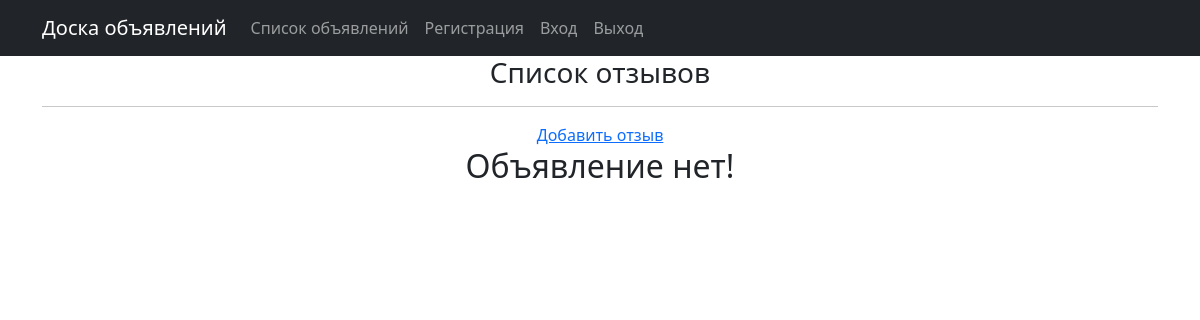
Before: /usersresponse/1 (signed in) with the older database file.
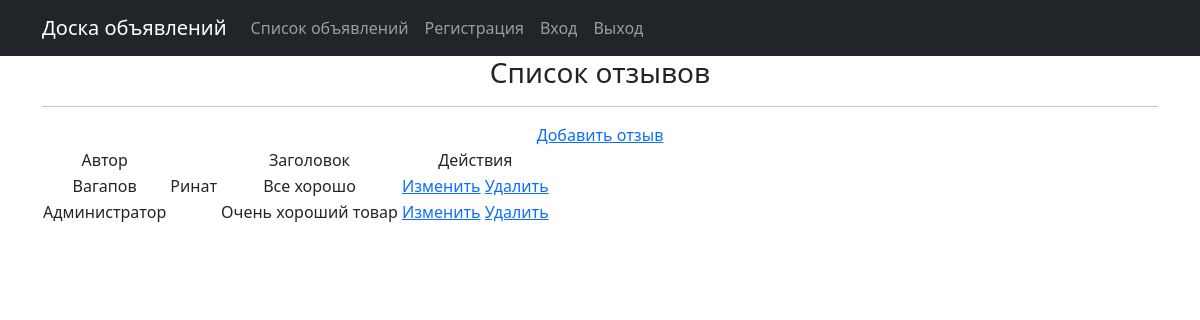
After: the same page with the newer database file.
### app/models.py (models this page shows)
class Usersresponse(models.Model):
    author = models.OneToOneField(User, on_delete=models.CASCADE)
    heading = models.TextField()
    status = models.BooleanField(default=False)
    article = models.ForeignKey(Advertisements, on_delete=models.CASCADE)

### app/views.py (the view, shortened to what this page needs)
# urls.py: path('usersresponse/<int:article>', UsersresList.as_view(), name='usersres_list'),
class UsersresList(PermissionRequiredMixin, ListView):
    permission_required = ('Usersresponse.add_post')
    raise_exception = True
    model = Usersresponse
    fields = '__all__'
    template_name = 'usersres_list.html'
    context_object_name = 'usersres'
    success_url = reverse_lazy('apps_list')
    queryset = Usersresponse.objects.all()

### templates/usersres_list.html (shortened to what this page needs)
{% extends 'flatpages/default.html' %}
{% load static%}
{% block content %}
     <h3>Список отзывов</h3>
<hr>
    {% if perms.apps.add_post %}
        <a href="{% url 'apps_create' %}">Добавить отзыв</a>
    {% endif %}
   {% if usersres %}
      <table>
           <tr>
               <td>      Автор          </td>
               <td>                     </td>
               <td>                     </td>
               <td>                     </td>
               <td>      Заголовок      </td>
               <td>                    </td>
          {% if perms.apps.change_post or perms.apps.post_product %}
               <td>    Действия         </td>
          {% endif %}
           </tr>
           {% for usersre in usersres %}
           <tr>
               <td>{{ usersre.author.last_name|truncatewords:1 }}</td>
               <td>  </td>
               <td>{{ usersre.author.first_name|truncatewords:1 }}</td>
              <td>  </td>
               <td>{{ usersre.heading|truncatewords:10 }}</td>
               <td>  </td>
               <td>
                    {% if perms.usersre.change_post %}
                        <a href="{% url 'apps_create'  %}">Изменить</a>
                    {% endif %}
                    {% if perms.usersre.delete_post %}
                        <a href="{% url 'apps_create'  %}">Удалить</a>
                    {% endif %}
                </td>
           </tr>
           {% endfor %}
       </table>
   {% else %}
       <h2>Объявление нет!</h2>
   {% endif %}
{% endblock content %}

Changed rows visible on the page:
added Usersresponse: author.last_name "Вагапов", author.first_name "Ринат", heading "Все хорошо"
added Usersresponse: author.last_name "Администратор", heading "Очень хороший товар"
Other visible differences:
text no longer shown: "Объявление нет!"
text now shown: "Автор Заголовок Действия"
